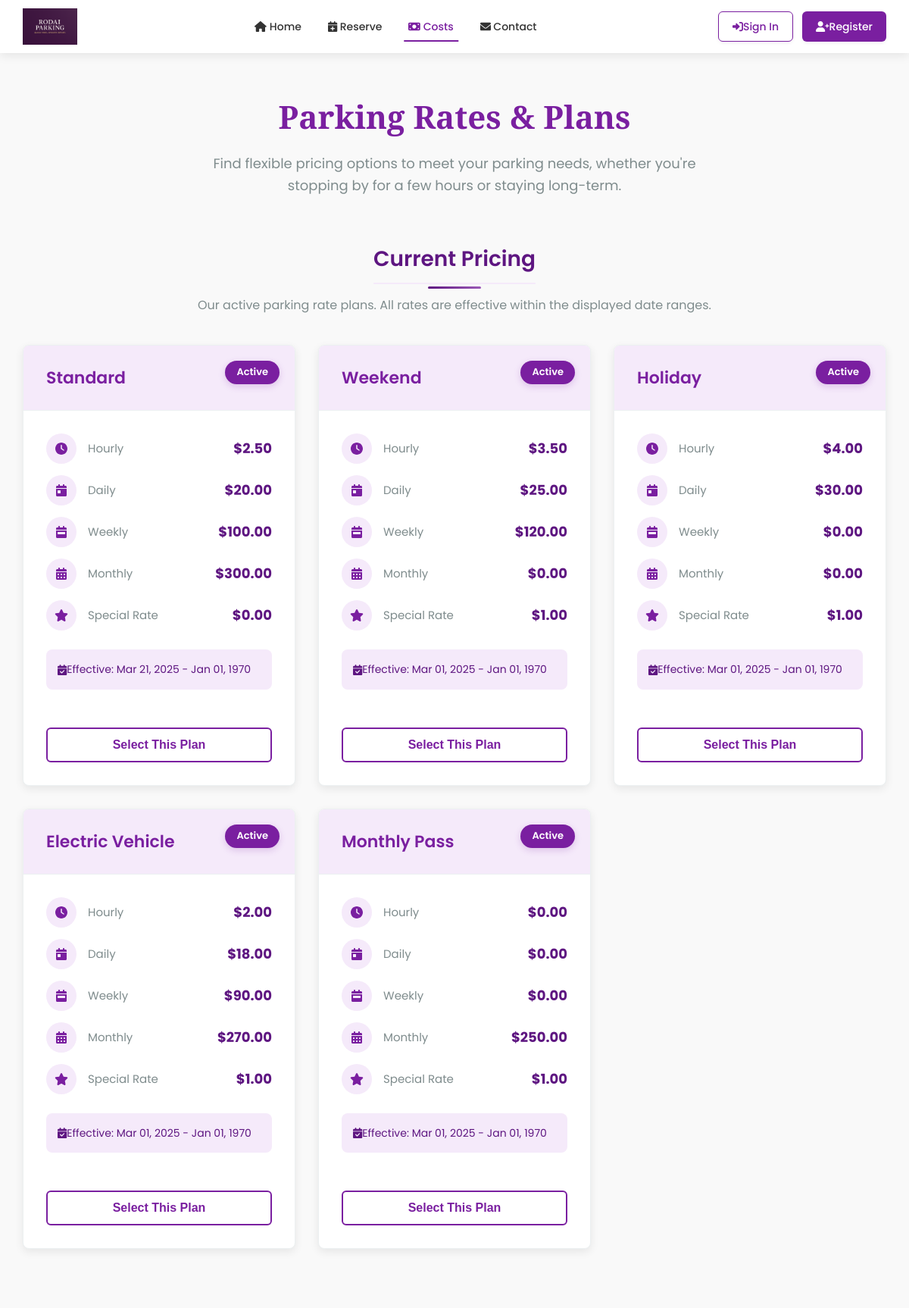
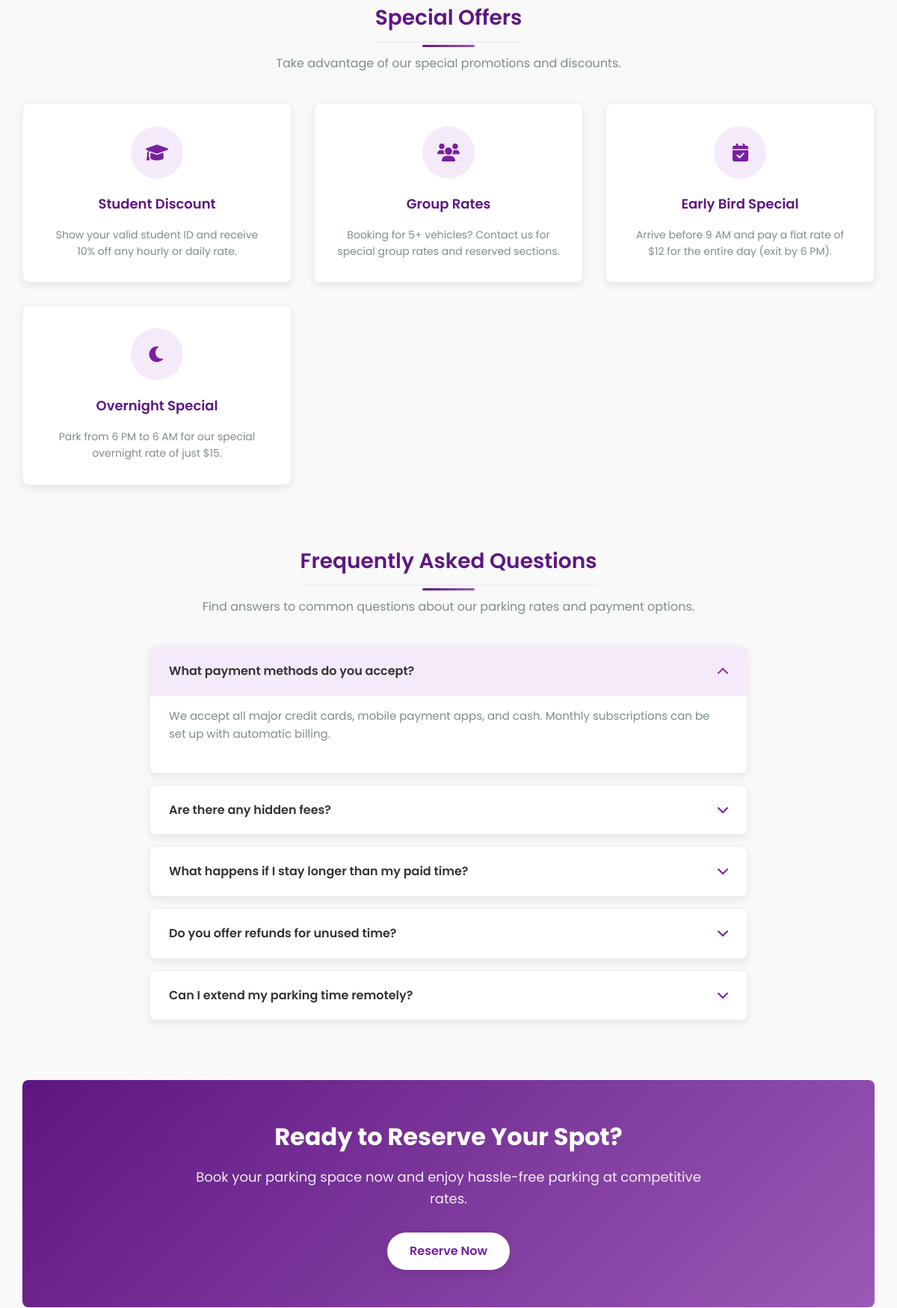
The app's page /costs.php (upper part) with its own data (2 pictures, top to bottom).
### tables this page shows
CREATE TABLE `pricingrates` (
  `RateID` int(11) NOT NULL,
  `RateName` varchar(50) NOT NULL,
  `HourlyRate` decimal(10,2) NOT NULL,
  `DailyRate` decimal(10,2) NOT NULL,
  `WeeklyRate` decimal(10,2) DEFAULT NULL,
  `MonthlyRate` decimal(10,2) DEFAULT NULL,
  `SpecialRate` tinyint(1) DEFAULT 0,
  `EffectiveFrom` datetime NOT NULL,
  `EffectiveTo` datetime DEFAULT NULL,
  `IsActive` tinyint(1) NOT NULL DEFAULT 1
);

### costs.php (the view, shortened to what this page needs)
<?php
include 'includes/header.php';
?>
<div class="main-content">
    <div class="container">
        <div class="page-header">
            <h1 class="page-title">Parking Rates & Plans</h1>
            <p class="page-subtitle">Find flexible pricing options to meet your parking needs, whether you're stopping by for a few hours or staying long-term.</p>
        </div>
        <section class="section">
            <div class="section-header">
                <h2 class="section-title">Current Pricing</h2>
                <p class="section-description">Our active parking rate plans. All rates are effective within the displayed date ranges.</p>
            </div>
        <?php
        try {
            $stmt = $conn->prepare("SELECT * FROM pricingrates WHERE IsActive = 1 ORDER BY EffectiveFrom DESC");
            $stmt->execute();
            $rates = $stmt->fetchAll(PDO::FETCH_ASSOC);
            if (count($rates) > 0): ?>
                    <div class="pricing-cards">
                    <?php foreach ($rates as $rate): ?>
                            <div class="pricing-card">
                                <div class="pricing-badge">Active</div>
                                <div class="pricing-header">
                                    <h3 class="pricing-title"><?php echo htmlspecialchars($rate['RateName']); ?></h3>
                                </div>
                                <div class="pricing-body">
                                    <ul class="pricing-features">
                                        <li>
                                            <div class="feature-icon"><i class="fas fa-clock"></i></div>
                                            <div class="feature-content">
                                                <span class="feature-label">Hourly</span>
                                                <span class="feature-value">$<?php echo number_format($rate['HourlyRate'], 2); ?></span>
                                            </div>
                                        </li>
                                        <li>
                                            <div class="feature-icon"><i class="fas fa-calendar-day"></i></div>
                                            <div class="feature-content">
                                                <span class="feature-label">Daily</span>
                                                <span class="feature-value">$<?php echo number_format($rate['DailyRate'], 2); ?></span>
                                            </div>
                                        </li>
                                        <li>
                                            <div class="feature-icon"><i class="fas fa-calendar-week"></i></div>
                                            <div class="feature-content">
                                                <span class="feature-label">Weekly</span>
                                                <span class="feature-value">$<?php echo number_format($rate['WeeklyRate'], 2); ?></span>
                                            </div>
                                        </li>
                                        <li>
                                            <div class="feature-icon"><i class="fas fa-calendar-alt"></i></div>
                                            <div class="feature-content">
                                                <span class="feature-label">Monthly</span>
                                                <span class="feature-value">$<?php echo number_format($rate['MonthlyRate'], 2); ?></span>
                                            </div>
                                        </li>
                                        <li>
                                            <div class="feature-icon"><i class="fas fa-star"></i></div>
                                            <div class="feature-content">
                                                <span class="feature-label">Special Rate</span>
                                                <span class="feature-value">$<?php echo number_format($rate['SpecialRate'], 2); ?></span>
                            </div>
                                        </li>
                            </ul>
                                    <div class="pricing-date">
                                <i class="fas fa-calendar-check"></i>
                                <span>Effective: <?php echo date('M d, Y', strtotime($rate['EffectiveFrom'])); ?> - <?php echo date('M d, Y', strtotime($rate['EffectiveTo'])); ?></span>
                            </div>
                                </div>
                                <div class="pricing-footer">
                                    <button class="btn-select" onclick="selectRate('<?php echo htmlspecialchars($rate['RateName']); ?>')">
                                Select This Plan
                            </button>
                                </div>
                        </div>
                    <?php endforeach; ?>
                </div>
            <?php endif;
        } catch (PDOException $e) {
                echo "<div class='error-message'><i class='fas fa-exclamation-circle'></i> Error loading rates: " . $e->getMessage() . "</div>";
            }
            ?>
        </section>
        <section class="section">
            <div class="section-header">
                <h2 class="section-title">Special Offers</h2>
                <p class="section-description">Take advantage of our special promotions and discounts.</p>
            </div>
            <div class="offers-grid">
                <div class="offer-card">
                    <div class="offer-icon"><i class="fas fa-graduation-cap"></i></div>
                    <h3 class="offer-title">Student Discount</h3>
                    <p class="offer-description">Show your valid student ID and receive 10% off any hourly or daily rate.</p>
                </div>
                <div class="offer-card">
                    <div class="offer-icon"><i class="fas fa-users"></i></div>
                    <h3 class="offer-title">Group Rates</h3>
                    <p class="offer-description">Booking for 5+ vehicles? Contact us for special group rates and reserved sections.</p>
                </div>
                <div class="offer-card">
                    <div class="offer-icon"><i class="fas fa-calendar-check"></i></div>
                    <h3 class="offer-title">Early Bird Special</h3>
                    <p class="offer-description">Arrive before 9 AM and pay a flat rate of $12 for the entire day (exit by 6 PM).</p>
                </div>
                <div class="offer-card">
                    <div class="offer-icon"><i class="fas fa-moon"></i></div>
                    <h3 class="offer-title">Overnight Special</h3>
                    <p class="offer-description">Park from 6 PM to 6 AM for our special overnight rate of just $15.</p>
                </div>
            </div>
        </section>
        <section class="section">
            <div class="section-header">
                <h2 class="section-title">Frequently Asked Questions</h2>
                <p class="section-description">Find answers to common questions about our parking rates and payment options.</p>
            </div>
            <div class="faq-container">
                <div class="faq-item">
                    <div class="faq-question" onclick="toggleFaq(this)">
                        <h3>What payment methods do you accept?</h3>
                        <div class="faq-icon"><i class="fas fa-chevron-down"></i></div>
                    </div>
                    <div class="faq-answer">
                        <p>We accept all major credit cards, mobile payment apps, and cash. Monthly subscriptions can be set up with automatic billing.</p>
                    </div>
                </div>
                <div class="faq-item">
                    <div class="faq-question" onclick="toggleFaq(this)">
                        <h3>Are there any hidden fees?</h3>
                        <div class="faq-icon"><i class="fas fa-chevron-down"></i></div>
                    </div>
                </div>
                <div class="faq-item">
                    <div class="faq-question" onclick="toggleFaq(this)">
                        <h3>What happens if I stay longer than my paid time?</h3>
                        <div class="faq-icon"><i class="fas fa-chevron-down"></i></div>
                        </div>
                </div>
                <div class="faq-item">
                    <div class="faq-question" onclick="toggleFaq(this)">
                        <h3>Do you offer refunds for unused time?</h3>
                        <div class="faq-icon"><i class="fas fa-chevron-down"></i></div>
                        </div>
                </div>
                <div class="faq-item">
                    <div class="faq-question" onclick="toggleFaq(this)">
                        <h3>Can I extend my parking time remotely?</h3>
                        <div class="faq-icon"><i class="fas fa-chevron-down"></i></div>
                        </div>
                </div>
            </div>
        </section>
        <section class="cta-section">
            <div class="cta-content">
                <h2>Ready to Reserve Your Spot?</h2>
                <p>Book your parking space now and enjoy hassle-free parking at competitive rates.</p>
                <a href="reserve.php" class="cta-button">Reserve Now</a>
            </div>
        </section>
    </div>
</div>

### css/styles.css (style rules this page uses)
body { background-color: #f5f7fa; font-family: 'Segoe UI', Tahoma, Geneva, Verdana, sans-serif; }
body { margin: 0; padding: 0; font-family: 'Segoe UI', sans-serif; background: #f5f5f7; color: #333; }
.section-title { font-weight: 600; color: #7A1FA0; margin-bottom: 15px; padding-bottom: 8px; border-bottom: 2px solid #F5EAFA; text-align: center; }

### includes/header.php (style rules this page uses)
:root { --primary: #7A1FA0; --primary-light: #9b59b6; --primary-dark: #5E1681; --secondary: #8e44ad; --accent: #7d3c98; --success: #27ae60; --warning: #f39c12; --danger: #e74c3c; --light: #f5f5f5; --light-purple: #F5EAFA; --dark: #333333; --gray: #95a5a6; --gray-light: #ecf0f1; --gray-dark: #7f8c8d; --black: #1a1a1a; --white: #ffffff; --box-shadow: 0 4px 12px rgba(0, 0, 0, 0.08); --transition: all 0.3s ease; --border-radius: 8px; }
* { margin: 0; padding: 0; box-sizing: border-box; }
body { font-family: 'Poppins', sans-serif; color: var(--dark); background-color: #f5f7fa; line-height: 1.6; }

### includes/footer.php (style rules this page uses)
.container { max-width: 1400px; margin: 0 auto; padding: 0 30px; }

### records on screen
pricingrates: RateName "Standard", HourlyRate "2.50", DailyRate "20.00", WeeklyRate "100.00", MonthlyRate "300.00", SpecialRate "0.00", EffectiveFrom "Mar 21, 2025", EffectiveTo "Jan 01, 1970"
pricingrates: RateName "Weekend", HourlyRate "3.50", DailyRate "25.00", WeeklyRate "120.00", MonthlyRate "0.00", SpecialRate "1.00", EffectiveFrom "Mar 01, 2025", EffectiveTo "Jan 01, 1970"
pricingrates: RateName "Holiday", HourlyRate "4.00", DailyRate "30.00", WeeklyRate "0.00", MonthlyRate "0.00", SpecialRate "1.00", EffectiveFrom "Mar 01, 2025", EffectiveTo "Jan 01, 1970"
pricingrates: RateName "Electric Vehicle", HourlyRate "2.00", DailyRate "18.00", WeeklyRate "90.00", MonthlyRate "270.00", SpecialRate "1.00", EffectiveFrom "Mar 01, 2025", EffectiveTo "Jan 01, 1970"
pricingrates: RateName "Monthly Pass", HourlyRate "0.00", DailyRate "0.00", WeeklyRate "0.00", MonthlyRate "250.00", SpecialRate "1.00", EffectiveFrom "Mar 01, 2025", EffectiveTo "Jan 01, 1970"
